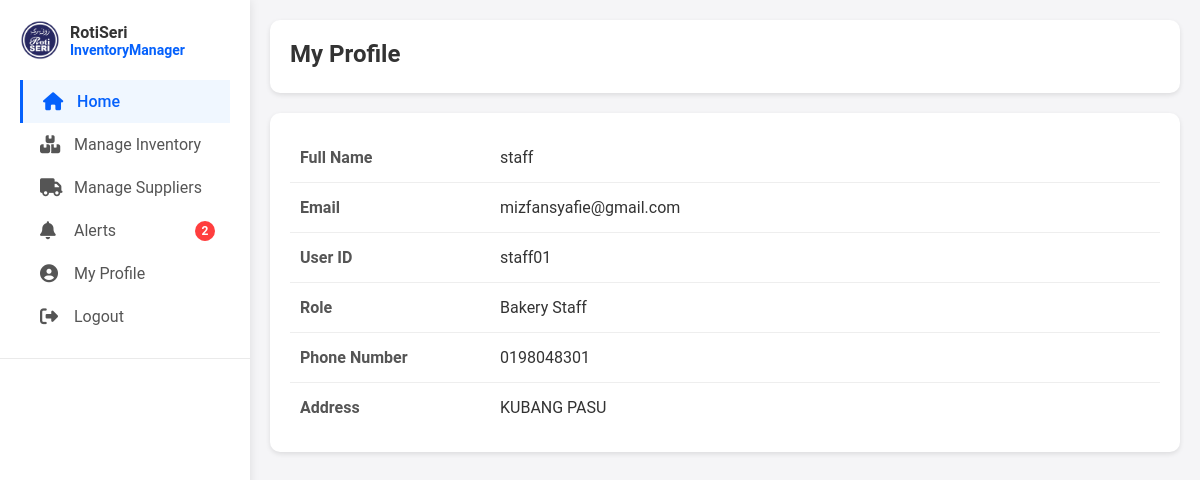
Page /staff_profile.php (signed in) on the committed database.
### tables this page shows
CREATE TABLE `users` (
  `userID` varchar(50) NOT NULL,
  `username` varchar(100) NOT NULL,
  `fullName` varchar(255) NOT NULL,
  `email` varchar(255) NOT NULL,
  `phoneNumber` varchar(20) NOT NULL,
  `address` text NOT NULL,
  `password` varchar(255) NOT NULL,
  `role` enum('Administrator','Inventory Manager','Bakery Staff') NOT NULL,
  `created_at` timestamp NOT NULL DEFAULT current_timestamp()
);

### staff_profile.php (the view, shortened to what this page needs)
<?php
include 'db_connection.php';
$userID = $_SESSION['userID'];
$sql = "SELECT fullName, email, userID, role, phoneNumber, address FROM users WHERE userID = ?";
$stmt = $conn->prepare($sql);
$stmt->bind_param("s", $userID);
$stmt->execute();
$result = $stmt->get_result();
if ($row = $result->fetch_assoc()) {
    $fullName = $row['fullName'];
    $email = $row['email'];
    $userID = $row['userID'];
    $role = $row['role'];
    $phoneNumber = $row['phoneNumber'];
    $address = $row['address'];
} else {
    header("Location: index.php");
    exit();
}
$lowStockQuery = "SELECT
                   SUM(CASE WHEN stock_quantity <= reorder_threshold AND stock_quantity > 0 THEN 1 ELSE 0 END) as low_stock_count,
                   SUM(CASE WHEN stock_quantity = 0 THEN 1 ELSE 0 END) as out_of_stock_count
                FROM products";
$stockResult = $conn->query($lowStockQuery);
if ($stockResult !== false) {
    $stockCounts = $stockResult->fetch_assoc();
    $lowStockCount = $stockCounts['low_stock_count'];
    $outOfStockCount = $stockCounts['out_of_stock_count'];
} else {
    error_log("Database error: " . $conn->error);
    $lowStockCount = 0;
    $outOfStockCount = 0;
}
?>
<!DOCTYPE html>
<html lang="en">
<head>
    <link rel="stylesheet" href="admin_dashboard.css">
    <link rel="stylesheet" href="sidebar.css">
    <link rel="stylesheet" href="profile.css">
    <link rel="stylesheet" href="https://cdnjs.cloudflare.com/ajax/libs/font-awesome/6.5.1/css/all.min.css">
</head>
<body>
<div class="sidebar-container">
    <div class="header-section">
        <div class="company-logo">
            <img src="image/icon/logo.png" class="logo-icon" alt="Company Logo">
            <div class="company-text">
                <span class="company-name">RotiSeri</span>
                <span class="company-name2">InventoryManager</span>
            </div>
        </div>
        <nav class="sidebar-nav">
            <a href="staff_dashboard.php" class="nav-item active">
                <i class="fas fa-home"></i>
                <span>Home</span>
            </a>
            <a href="staff_manageinventory.php" class="nav-item">
                <i class="fas fa-boxes"></i>
                <span>Manage Inventory</span>
            </a>
            <a href="staff_suppliers.php" class="nav-item">
                <i class="fas fa-truck"></i>
                <span>Manage Suppliers</span>
            </a>
            <a href="staff_alerts.php" class="nav-item">
                <i class="fas fa-bell"></i>
                <span>Alerts</span>
                <?php if ($lowStockCount + $outOfStockCount > 0): ?>
<span class="badge"><?php echo $lowStockCount + $outOfStockCount; ?></span>
<?php endif; ?>
            </a>
            <a href="staff_profile.php" class="nav-item">
                <i class="fas fa-user-circle"></i>
                <span>My Profile</span>
            </a>
            <a href="logout.php" class="nav-item">
                <i class="fas fa-sign-out-alt"></i>
                <span>Logout</span>
            </a>
        </nav>
    </div>
</div>
<div class="main-content">
    <div class="dashboard-header">
        <h1>My Profile</h1>
    </div>
    <div class="profile-container">
        <table class="profile-table">
            <tr>
                <td><strong>Full Name</strong></td>
                <td><?php echo htmlspecialchars($fullName); ?></td>
            </tr>
            <tr>
                <td><strong>Email</strong></td>
                <td><?php echo htmlspecialchars($email); ?></td>
            </tr>
            <tr>
                <td><strong>User ID</strong></td>
                <td><?php echo htmlspecialchars($userID); ?></td>
            </tr>
            <tr>
                <td><strong>Role</strong></td>
                <td><?php echo htmlspecialchars($role); ?></td>
            </tr>
            <tr>
                <td><strong>Phone Number</strong></td>
                <td><?php echo htmlspecialchars($phoneNumber); ?></td>
            </tr>
            <tr>
                <td><strong>Address</strong></td>
                <td><?php echo htmlspecialchars($address); ?></td>
            </tr>
        </table>
    </div>
</div>
</body>
</html>

### admin_dashboard.css (style rules this page uses)
* { margin: 0; padding: 0; box-sizing: border-box; font-family: 'Roboto', sans-serif; }
body { background-color: #f5f5f7; display: flex; min-height: 100vh; }
.main-content { flex: 1; margin-left: 250px; padding: 20px; overflow-x: hidden; }
.dashboard-header { background-color: #ffffff; border-radius: 10px; padding: 20px; margin-bottom: 20px; box-shadow: 0 2px 5px rgba(0, 0, 0, 0.1); display: flex; justify-content: space-between; align-items: center; }
.dashboard-header h1 { font-size: 24px; color: #333; margin-bottom: 5px; }
.profile-container { background-color: #ffffff; border-radius: 10px; padding: 20px; box-shadow: 0 2px 5px rgba(0, 0, 0, 0.1); margin-bottom: 20px; }
.profile-table { width: 100%; border-collapse: collapse; }
.profile-table tr { border-bottom: 1px solid #eee; }
.profile-table tr:last-child { border-bottom: none; }
.profile-table td { padding: 15px 10px; }
.profile-table td:first-child { font-weight: 500; color: #555; width: 200px; }

### sidebar.css (style rules this page uses)
.sidebar-container { width: 250px; background-color: #ffffff; min-height: 100vh; position: fixed; top: 0; left: 0; box-shadow: 0 0 10px rgba(0, 0, 0, 0.1); display: flex; flex-direction: column; z-index: 1000; }
.header-section { padding: 20px; border-bottom: 1px solid #eaeaea; display: flex; flex-direction: column; }
.company-logo { display: flex; align-items: center; gap: 10px; margin-bottom: 20px; }
.logo-icon { width: 40px; height: 40px; }
.company-text { display: flex; flex-direction: column; }
.company-name { font-weight: 600; font-size: 16px; color: #333; }
.company-name2 { font-weight: 600; font-size: 14px; color: #0561FC; }
.nav-item { display: flex; align-items: center; padding: 12px 20px; color: #555; text-decoration: none; position: relative; transition: all 0.3s ease; }
.nav-item i { margin-right: 10px; font-size: 18px; width: 24px; }
.nav-item.active { color: #0561FC; background-color: #f0f7ff; font-weight: 500; border-left: 3px solid #0561FC; }
.badge { position: absolute; right: 15px; background-color: #ff3e3e; color: white; font-size: 12px; font-weight: bold; height: 20px; width: 20px; display: flex; align-items: center; justify-content: center; border-radius: 50%; }

### profile.css (style rules this page uses)
.profile-container { background-color: #ffffff; border-radius: 10px; padding: 20px; box-shadow: 0 2px 5px rgba(0, 0, 0, 0.1); margin-bottom: 20px; }
.profile-table { width: 100%; border-collapse: collapse; }
.profile-table tr { border-bottom: 1px solid #eee; }
.profile-table tr:last-child { border-bottom: none; }
.profile-table td { padding: 15px 10px; }
.profile-table td:first-child { font-weight: 500; color: #555; width: 200px; }
.profile-table td:last-child { color: #333; }

### rows in the picture
users: fullName "staff", email "mizfansyafie@gmail.com", userID "staff01", role "Bakery Staff", phoneNumber "0198048301", address "KUBANG PASU"

### other values in the picture
$lowStockCount + $outOfStockCount "2"
